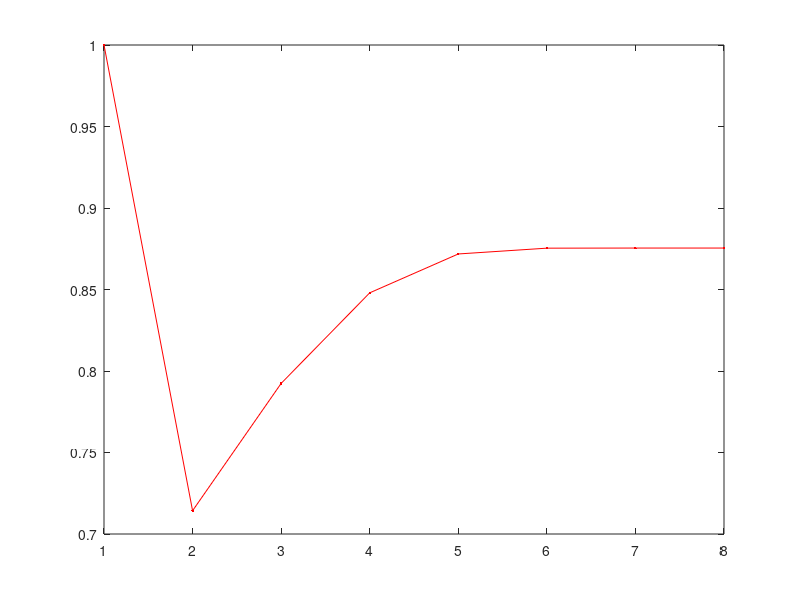

Reproduce this figure in MATLAB.
clear
clc
% Steffensen's Method to find the root of a function
% f: Function handle for the polynomial
% tolreance: Tolerance for the root
% maxIterations: Maximum number of iterations

% Define the polynomial function as anonymous functions
f = @(x) x^3 - 7 * x^2 + 14.5 * x - 8;

% %fixed point where p=g(p)
% f = @(x) sqrt((x^3 + 14.5 * x - 8)/7);
% Initial guess
x0=1;

% Tolerance and maximum number of iterations
tolerance = 1e-6;
maxIterations = 100;
x=x0;
root=[x];
for i = 1:maxIterations 
    % Apply Steffensen's method
    fx = f(x);
    gx = f(x + fx);
    x_new = x - (fx^2 / (gx - fx));
    root=[root,x_new];
    display(['The root is: ', num2str(root(end))]);
    % Check for convergence 
    if abs(x_new - x) < tolerance 
        break;
    end
    % Update the value
    x=x_new;
end

% Display the root
plot(root,'-r.')
fprintf('\n');
disp(['The root is: ', num2str(root(end))]);